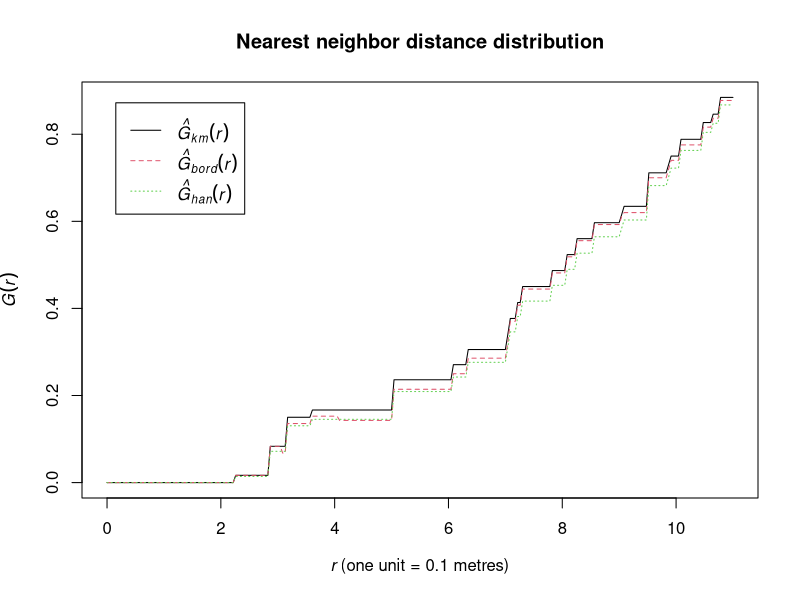
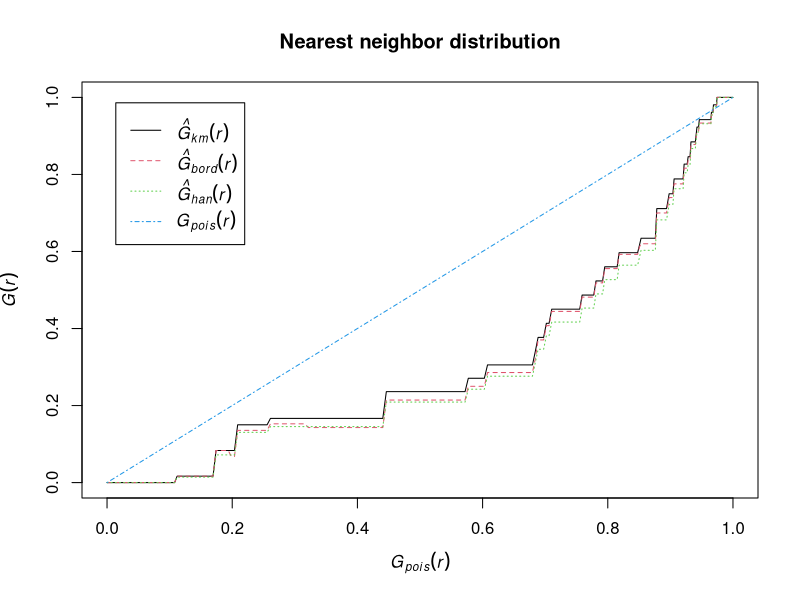

The R source for these figures, in order: (Note: this script raises an error after producing the figures.)
## ---- chunk 1
# This option turns evaluation of R code off in this document. Remove it
# if you use it as a template for solving the lab exercise.
knitr::opts_chunk$set(eval = TRUE)
## ---- chunk 2
library(spatstat)
## ---- chunk 3
    G <- Gest(swedishpines)
## ---- chunk 4
    plot(G, cbind(km, rs, han) ~ r, main = "Nearest neighbor distance distribution")
## ---- chunk 5
    plot(G, . ~ theo, main = "Nearest neighbor distribution")
## ---- chunk 6
    Phi <- function(x) asin(sqrt(x))
    plot(G, Phi(.) ~ Phi(theo), main = "Nearest neighbor distribution")
## ---- chunk 7
    Fhat <- Fest(swedishpines)
## ---- chunk 8
    plot(Fhat, main = "Empty Space function")
## ---- chunk 9
    plot(Fhat, . ~ theo, main = "")
## ---- chunk 10
    Phi <- function(x) asin(sqrt(x))
    plot(Fhat, Phi(.) ~ Phi(theo), main = "")
